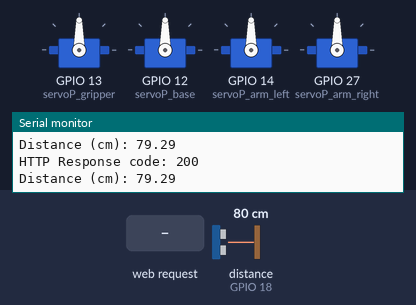
This sketch was run on a simulated ESP32. Parts: 4 × servo, the last lines printed to the serial monitor. Wiring (inferred from the names in the program): ultrasonic range finder: trigger GPIO 5; echo GPIO 18. Inputs (shaded band) come from the test bench; at power-on: distance to the obstacle (sensor on GPIO 18) 80 cm. The echo pulse lasts 58.3 µs per cm; WiFi joins after 1.5 s; servers stay silent unless stated; uploads are accepted with an empty reply.

Above: at 2.7 s.
2.8 s: HTTP request GET /gripper?value= received
At 3.6 s:
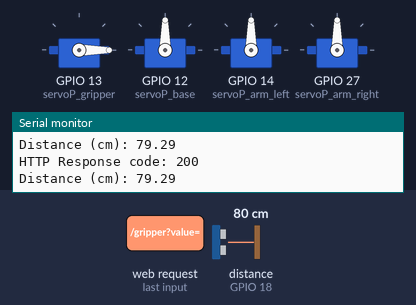
4.4 s: HTTP request GET /base?value= received
At 5.5 s:
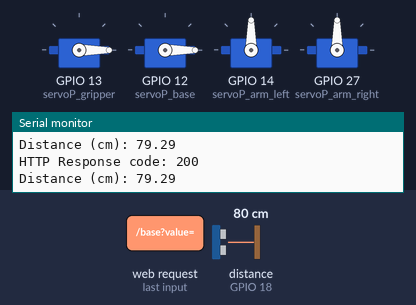
6.1 s: HTTP request GET /arm_left?value= received
At 7.4 s:
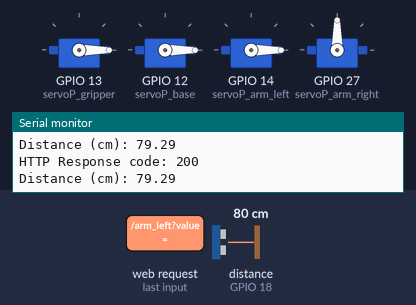
7.7 s: HTTP request GET /arm_right?value= received
At 8.2 s:
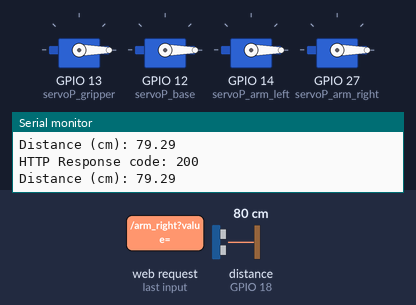
Timing chart, 0 to 10.4 s (numbered marks = the images above; inputs shaded):
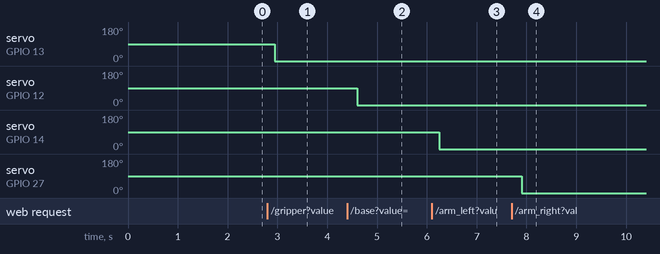

The sketch:

Robot_Arm_Control_Ultrasonic.ino
```cpp
#include <WiFi.h>
#include <Servo.h>
#include <HTTPClient.h>

Servo myservo_gripper;  // create servo object to control a servo
Servo myservo_base;
Servo myservo_arm_left;
Servo myservo_arm_right;

// GPIO the servo is attached to
static const int servoP_gripper = 13;
static const int servoP_base = 12;
static const int servoP_arm_left = 14;
static const int servoP_arm_right = 27;

// Replace with your network credentials
const char* ssid     = "OnePlus 5T";
const char* password = "c813da74egys";

String serverName = "http://192.168.43.85:1880/update_distance";

// Set web server port number to 80
WiFiServer server(80);

// Variable to store the HTTP request
String header;

// Decode HTTP GET value
String valueString_gripper = String(4);
String valueString_base = String(5);
String valueString_arm_left = String(6);
String valueString_arm_right = String(6);

int pos1 = 0;
int pos2 = 0;
int pos3 = 0;
int pos4 = 0;
int pos5 = 0;
int pos6 = 0;
int pos7 = 0;
int pos8 = 0;

// Current time
unsigned long currentTime = millis();
// Previous time
unsigned long previousTime = 0;
// Define timeout time in milliseconds (example: 2000ms = 2s)
const long timeoutTime = 2000;

const int trigPin = 5;
const int echoPin = 18;

//define sound speed in cm/uS
#define SOUND_SPEED 0.034
#define CM_TO_INCH 0.393701

long duration;
float distanceCm;
float distanceInch;


void setup() {
  Serial.begin(115200);

  pinMode(trigPin, OUTPUT); // Sets the trigPin as an Output
  pinMode(echoPin, INPUT); // Sets the echoPin as an Input

  myservo_gripper.attach(servoP_gripper);  // attaches the servo on the servoP_gripperin_gripper to the servo object
  myservo_base.attach(servoP_base);
  myservo_arm_left.attach(servoP_arm_left);
  myservo_arm_right.attach(servoP_arm_right);

  // Connect to Wi-Fi network with SSID and password
  Serial.print("Connecting to ");
  Serial.println(ssid);
  WiFi.begin(ssid, password);
  while (WiFi.status() != WL_CONNECTED) {
    delay(500);
    Serial.print(".");
  }
  // Print local IP address and start web server
  Serial.println("");
  Serial.println("WiFi connected.");
  Serial.println("IP address: ");
  Serial.println(WiFi.localIP());
  server.begin();
}


void sendUltrasnicData(){
  // Ultrasonic code
  HTTPClient http;

// Clears the trigPin
  digitalWrite(trigPin, LOW);
  delayMicroseconds(2);
  // Sets the trigPin on HIGH state for 10 micro seconds
  digitalWrite(trigPin, HIGH);
  delayMicroseconds(10);
  digitalWrite(trigPin, LOW);

  // Reads the echoPin, returns the sound wave travel time in microseconds
  duration = pulseIn(echoPin, HIGH);

  // Calculate the distance
  distanceCm = duration * SOUND_SPEED/2;

  // Prints the distance in the Serial Monitor
  Serial.print("Distance (cm): ");
  Serial.println(distanceCm);

  String serverPath = serverName + "?ultrasonicDistance=" + distanceCm;
  http.begin(serverPath.c_str());

  int httpResponseCode = http.GET();

      if (httpResponseCode>0) {
        Serial.print("HTTP Response code: ");
        Serial.println(httpResponseCode);
        String payload = http.getString();
        Serial.println(payload);
      }
      else {
        Serial.print("Error code: ");
        Serial.println(httpResponseCode);
      }
      // Free resources
      http.end();

  }

void loop(){

  sendUltrasnicData();

  WiFiClient client = server.available();   // Listen for incoming clients

  if (client) {                             // If a new client connects,
    currentTime = millis();
    previousTime = currentTime;
    Serial.println("New Client.");          // print a message out in the serial port
    String currentLine = "";                // make a String to hold incoming data from the client
    while (client.connected() && currentTime - previousTime <= timeoutTime) { // loop while the client's connected
      currentTime = millis();
      if (client.available()) {             // if there's bytes to read from the client,
        char c = client.read();             // read a byte, then
        Serial.write(c);                    // print it out the serial monitor
        header += c;
        if (c == '\n') {                    // if the byte is a newline character
          // if the current line is blank, you got two newline characters in a row.
          // that's the end of the client HTTP request, so send a response:
          if (currentLine.length() == 0) {
            // HTTP headers always start with a response code (e.g. HTTP/1.1 200 OK)
            // and a content-type so the client knows what's coming, then a blank line:
            client.println("HTTP/1.1 200 OK");
            client.println("Content-type:text/html");
            client.println("Connection: close");
            client.println();

            // Display the HTML web page
            client.println("<!DOCTYPE html><html>");
            client.println("<head><meta name=\"viewport\" content=\"width=device-width, initial-scale=1\">");
            client.println("<link rel=\"icon\" href=\"data:,\">");
            // CSS to style the on/off buttons
            // Feel free to change the background-color and font-size attributes to fit your preferences
            client.println("<style>body { text-align: center; font-family: \"Trebuchet MS\", Arial; margin-left:auto; margin-right:auto;}");
            client.println(".slider_gripper { width: 300px; }");
            client.println(".slider_base { width: 300px; }");
            client.println(".slider_arm_left { width: 300px; }");
            client.println(".slider_arm_right { width: 300px; }</style>");
            client.println("<script src=\"https://ajax.googleapis.com/ajax/libs/jquery/3.3.1/jquery.min.js\"></script>");

            // Web Page for gripper
            client.println("</head><body><h1>Gripper Position</h1>");
            client.println("<p>Position: <span id=\"servoP_gripper\"></span></p>");
            client.println("<input type=\"range\" min=\"0\" max=\"180\" class=\"slider_gripper\" id=\"servoslider_gripper\" onchange=\"servo_gripper(this.value)\" value=\""+valueString_gripper+"\"/>");

            client.println("<script>var slider_gripper = document.getElementById(\"servoslider_gripper\");");
            client.println("var servoP_gripper = document.getElementById(\"servoP_gripper\"); servoP_gripper.innerHTML = slider_gripper.value;");
            client.println("slider_gripper.oninput = function() { slider_gripper.value = this.value; servoP_gripper.innerHTML = this.value; }");
            client.println("$.ajaxSetup({timeout:1000}); function servo_gripper(pos_gripper) { ");
            client.println("$.get(\"/gripper?value=\" + pos_gripper + \"&\"); {Connection: close};}</script>");

           // Web Page for base
            client.println("</head><<h1>Base Position</h1>");
            client.println("<p>Position: <span id=\"servoP_base\"></span></p>");
            client.println("<input type=\"range\" min=\"0\" max=\"180\" class=\"slider_base\" id=\"servoslider_base\" onchange=\"servo_base(this.value)\" value=\""+valueString_base+"\"/>");

            client.println("<script>var slider_base = document.getElementById(\"servoslider_base\");");
            client.println("var servoP_base = document.getElementById(\"servoP_base\"); servoP_base.innerHTML = slider_base.value;");
            client.println("slider_base.oninput = function() { slider_base.value = this.value; servoP_base.innerHTML = this.value; }");
            client.println("$.ajaxSetup({timeout:1000}); function servo_base(pos_base) { ");
            client.println("$.get(\"/base?value=\" + pos_base + \"&\"); {Connection: close};}</script>");


          // Web Page for arm_left
            client.println("</head><<h1>Arm Position left</h1>");
            client.println("<p>Position: <span id=\"servoP_arm_left\"></span></p>");
            client.println("<input type=\"range\" min=\"0\" max=\"180\" class=\"slider_arm_left\" id=\"servoslider_arm_left\" onchange=\"servo_arm_left(this.value)\" value=\""+valueString_arm_left+"\"/>");

            client.println("<script>var slider_arm_left = document.getElementById(\"servoslider_arm_left\");");
            client.println("var servoP_arm_left = document.getElementById(\"servoP_arm_left\"); servoP_arm_left.innerHTML = slider_arm_left.value;");
            client.println("slider_arm_left.oninput = function() { slider_arm_left.value = this.value; servoP_arm_left.innerHTML = this.value; }");
            client.println("$.ajaxSetup({timeout:1000}); function servo_arm_left(pos_arm_left) { ");
            client.println("$.get(\"/arm_left?value=\" + pos_arm_left + \"&\"); {Connection: close};}</script>");


             // Web Page for arm_right
            client.println("</head><<h1>Arm Position right</h1>");
            client.println("<p>Position: <span id=\"servoP_arm_right\"></span></p>");
            client.println("<input type=\"range\" min=\"0\" max=\"180\" class=\"slider_arm_right\" id=\"servoslider_arm_right\" onchange=\"servo_arm_right(this.value)\" value=\""+valueString_arm_right+"\"/>");

            client.println("<script>var slider_arm_right = document.getElementById(\"servoslider_arm_right\");");
            client.println("var servoP_arm_right = document.getElementById(\"servoP_arm_right\"); servoP_arm_right.innerHTML = slider_arm_right.value;");
            client.println("slider_arm_right.oninput = function() { slider_arm_right.value = this.value; servoP_arm_right.innerHTML = this.value; }");
            client.println("$.ajaxSetup({timeout:1000}); function servo_arm_right(pos_arm_right) { ");
            client.println("$.get(\"/arm_right?value=\" + pos_arm_right + \"&\"); {Connection: close};}</script>");

            client.println("</body></html>");


            //GET /?value=180& HTTP/1.1
            if(header.indexOf("GET /gripper?value=")>=0) {
              pos1 = header.indexOf('=');
              pos2 = header.indexOf('&');
              valueString_gripper = header.substring(pos1+1, pos2);

              //Rotate the servo
              myservo_gripper.write(valueString_gripper.toInt());
              Serial.println(valueString_gripper);
            }

            if(header.indexOf("GET /base?value=")>=0) {
              pos3 = header.indexOf('=');
              pos4 = header.indexOf('&');
              valueString_base = header.substring(pos3+1, pos4);

              //Rotate the servo
              myservo_base.write(valueString_base.toInt());
              Serial.println(valueString_base);
            }

             if(header.indexOf("GET /arm_left?value=")>=0) {
              pos5 = header.indexOf('=');
              pos6 = header.indexOf('&');
              valueString_arm_left = header.substring(pos5+1, pos6);

              //Rotate the servo
              myservo_arm_left.write(valueString_arm_left.toInt());
              Serial.println(valueString_arm_left);
            }


             if(header.indexOf("GET /arm_right?value=")>=0) {
              pos7 = header.indexOf('=');
              pos8 = header.indexOf('&');
              valueString_arm_right = header.substring(pos7+1, pos8);

              //Rotate the servo
              myservo_arm_right.write(valueString_arm_right.toInt());
              Serial.println(valueString_arm_right);
            }

            // The HTTP response ends with another blank line
            client.println();
            // Break out of the while loop
            break;
          }

          else { // if you got a newline, then clear currentLine
            currentLine = "";
          }
        } else if (c != '\r') {  // if you got anything else but a carriage return character,
          currentLine += c;      // add it to the end of the currentLine
        }
      }
    }
    // Clear the header variable
    header = "";
    // Close the connection
    client.stop();
    Serial.println("Client disconnected.");
    Serial.println("");
  }
}
```

Measured:
- after the input at 2.8 s, servo on GPIO 13 (servoP_gripper): 90° → 0° after 0.15 s
- after the input at 4.4 s, servo on GPIO 12 (servoP_base): 90° → 0° after 0.20 s
- after the input at 6.1 s, servo on GPIO 14 (servoP_arm_left): 90° → 0° after 0.15 s
- after the input at 7.7 s, servo on GPIO 27 (servoP_arm_right): 90° → 0° after 0.20 s
